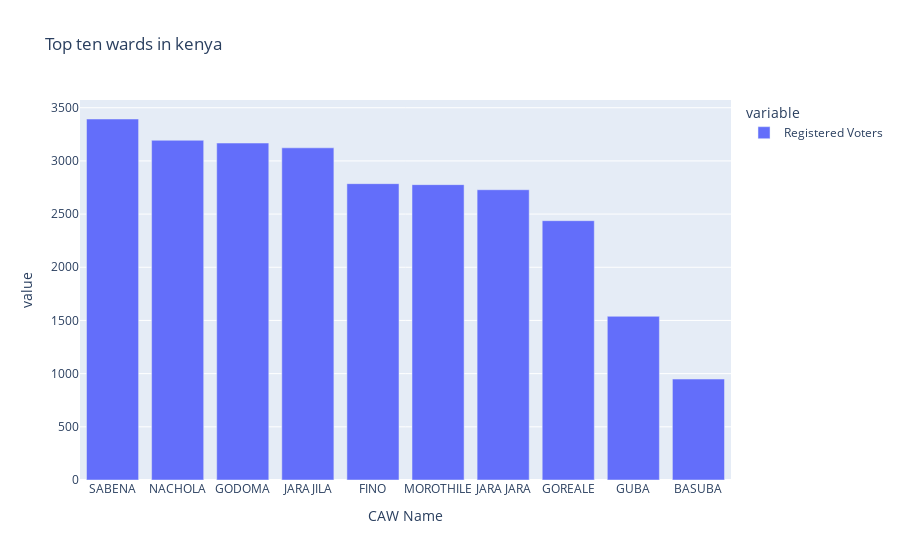

Source (notebook cell):
### Code cell
fig=px.bar(data_frame=bottenward,
           title="Top ten wards in kenya"
           
           )
fig.update_layout()

### Figure 1 — Plotly figure (JSON) as saved in the notebook; plotly's stock layout.template omitted (floating-point values rounded to 4 significant figures)
{"data": [{"alignmentgroup": "True", "hovertemplate": "variable=Registered Voters<br>CAW Name=%{x}<br>value=%{y}<extra></extra>", "legendgroup": "Registered Voters", "marker": {"color": "#636efa", "pattern": {"shape": ""}}, "name": "Registered Voters", "offsetgroup": "Registered Voters", "orientation": "v", "showlegend": true, "textposition": "auto", "type": "bar", "x": ["SABENA", "NACHOLA", "GODOMA", "JARAJILA", "FINO", "MOROTHILE", "JARA JARA", "GOREALE", "GUBA", "BASUBA"], "xaxis": "x", "y": [3394, 3194, 3168, 3123, 2786, 2777, 2729, 2438, 1539, 949], "yaxis": "y"}], "layout": {"barmode": "relative", "legend": {"title": {"text": "variable"}, "tracegroupgap": 0}, "title": {"text": "Top ten wards in kenya"}, "xaxis": {"anchor": "y", "domain": [0, 1], "title": {"text": "CAW Name"}}, "yaxis": {"anchor": "x", "domain": [0, 1], "title": {"text": "value"}}}}
